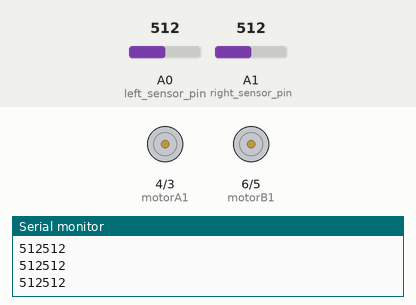
A sketch run on a simulated Arduino Uno, built with avr-gcc and run on an emulated ATmega328P. On the bench: motor-driver pin pairs drawn as motors (green arrow = first pin HIGH = forward, orange = second pin HIGH = backward, longer = more drive, scaled by the enable pin), the last lines printed to the serial monitor. The inputs (shaded band) are chosen by the test bench; at power-on: A0 (left_sensor_pin) = 512, A1 (right_sensor_pin) = 512.

Above: at 4.2 s.
4.3 s: A0 (left_sensor_pin) set to 483
At 5.0 s:
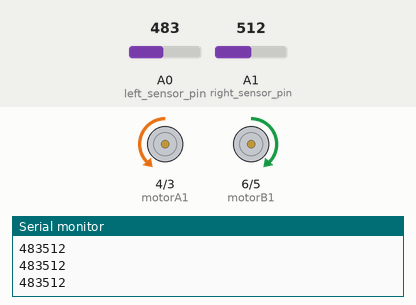
5.8 s: A1 (right_sensor_pin) set to 482
At 7.0 s:
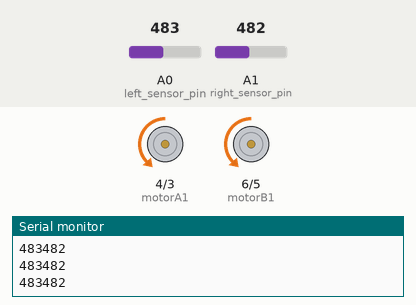
7.3 s: A0 (left_sensor_pin) set to 510
At 8.3 s:
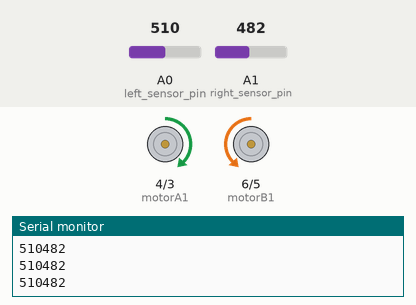
8.8 s: A1 (right_sensor_pin) set to 510
At 9.7 s:
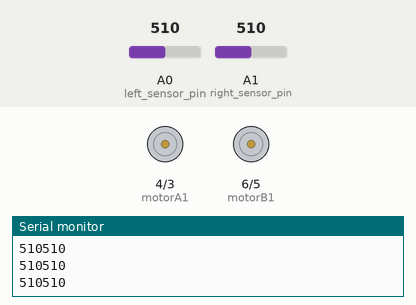
10.3 s: A1 (right_sensor_pin) set to 490
At 10.7 s:
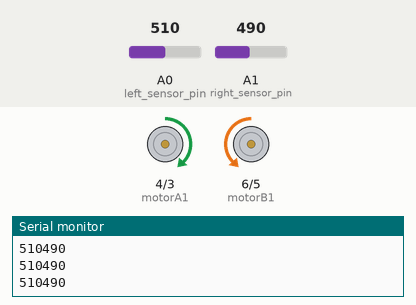
11.8 s: A1 (right_sensor_pin) set to 511
At 13.0 s:
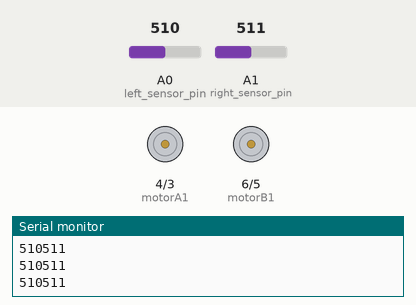
Timing chart, 0 to 14.3 s (numbered marks = the images above; inputs shaded):
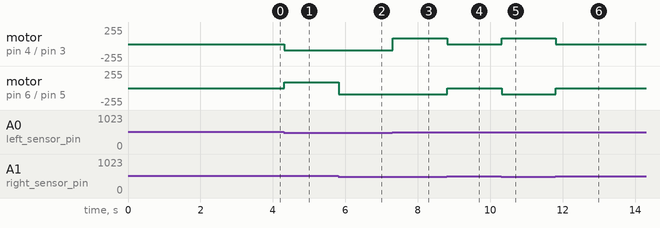

The sketch:

29._Line_Follower_Robot.ino
```cpp
 int vSpeed = 90; //you can control the motor speed by changing the value upto 255
int turn_speed = 90; //you can control the motor speed by changing the value upto 255

int turn_delay = 5;
const int motorA1 = 4; // set the left motor pins
const int motorA2 = 3;
const int motorB1 = 6; // set the right motor pins
const int motorB2 = 5;
const int motorAspeed = 9; // set the left motor speed
const int motorBspeed = 11; //set the right motor speed
const int left_sensor_pin =A0; //set the left sensor pin as A0
const int right_sensor_pin =A1; // set the right sensor pin A1
int left_sensor_state; //set the left sensor state
int right_sensor_state; // set the right sensor state
void setup() {
pinMode(motorA1, OUTPUT); // set the output pins
pinMode(motorA2, OUTPUT);
pinMode(motorB1, OUTPUT);
pinMode(motorB2, OUTPUT);
Serial.begin(9600); // begin the serial monitor
delay(3000);
 }


void loop() {
//read the sensor pin value and store it in left sensor state:
left_sensor_state = analogRead(left_sensor_pin);
//read the right sensor pin value and store it in right sensor state:
right_sensor_state = analogRead(right_sensor_pin);
Serial.print(left_sensor_state);
Serial.println(right_sensor_state);
//if the right sensor state is greater than 500 and left sensor is less than 500
if(right_sensor_state > 500 && left_sensor_state < 500)
{
//motor turning right");
digitalWrite (motorA1,LOW);
digitalWrite(motorA2,HIGH);
digitalWrite (motorB1,HIGH);
digitalWrite(motorB2,LOW);
analogWrite (motorAspeed, turn_speed);
analogWrite (motorBspeed, turn_speed);

}
if(right_sensor_state < 500 && left_sensor_state > 500)
{
//motor turning left


digitalWrite (motorA1,HIGH);
digitalWrite(motorA2,LOW);
digitalWrite (motorB1,LOW);
digitalWrite(motorB2,HIGH);
analogWrite (motorAspeed, turn_speed);
analogWrite (motorBspeed, turn_speed);
 }
if(right_sensor_state < 500 && left_sensor_state < 500)
{
//motor going forward
digitalWrite (motorA2,HIGH);
digitalWrite(motorA1,LOW);
digitalWrite (motorB2,HIGH);
digitalWrite(motorB1,LOW);
analogWrite (motorAspeed, vSpeed);
analogWrite (motorBspeed, vSpeed);
 }
if(right_sensor_state > 500 && left_sensor_state > 500)
{
//motor stop
analogWrite (motorAspeed, 0);
analogWrite (motorBspeed, 0);}}
```

Measured:
- the behaviour switches between 500 and 499 on A0 (left_sensor_pin) (found by bisection; images 0 and 1)
- the behaviour switches between 500 and 499 on A1 (right_sensor_pin) (found by bisection; images 1 and 2)
- after the input at 4.3 s, motor on pin 4 (motorA1) / pin 3 (motorA2): stopped → backward 90/255 at once; motor on pin 6 (motorB1) / pin 5 (motorB2): stopped → forward 90/255 at once
- after the input at 5.8 s, motor on pin 6 (motorB1) / pin 5 (motorB2): forward 90/255 → backward 90/255 at once
- after the input at 7.3 s, motor on pin 4 (motorA1) / pin 3 (motorA2): backward 90/255 → forward 90/255 at once
- after the input at 8.8 s, motor on pin 4 (motorA1) / pin 3 (motorA2): forward 90/255 → stopped at once; motor on pin 6 (motorB1) / pin 5 (motorB2): backward 90/255 → stopped at once
- after the input at 10.3 s, motor on pin 4 (motorA1) / pin 3 (motorA2): stopped → forward 90/255 at once; motor on pin 6 (motorB1) / pin 5 (motorB2): stopped → backward 90/255 at once
- after the input at 11.8 s, motor on pin 4 (motorA1) / pin 3 (motorA2): forward 90/255 → stopped at once; motor on pin 6 (motorB1) / pin 5 (motorB2): backward 90/255 → stopped at once
